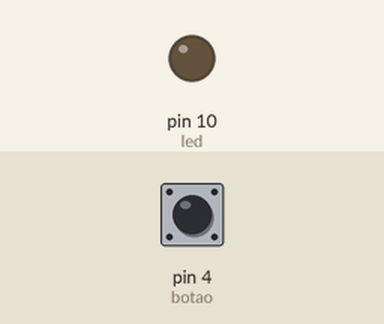
Simulated run of this sketch. Board: Arduino Uno, built with avr-gcc and run on an emulated ATmega328P. Parts: output pins drawn as LEDs (lit = HIGH). Dashed ring = blinking. The inputs (shaded band) are chosen by the test bench; at power-on: pin 4 (botao) HIGH.

Above: at 1.2 s.
1.3 s: pin 4 (botao) pulled LOW for 3.2 s
At 1.6 s:
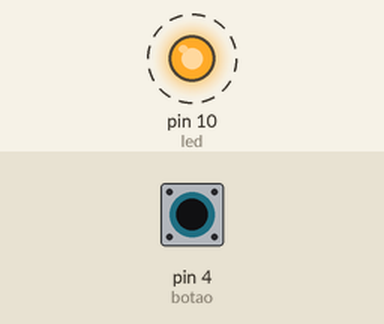
6.1 s: pin 4 (botao) pulled LOW for 0.15 s
At 6.5 s:
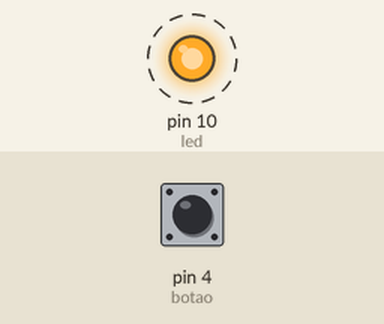
9.2 s: pin 4 (botao) pulled LOW for 1 s
Timing chart, 0 to 16.3 s (numbered marks = the images above; inputs shaded):
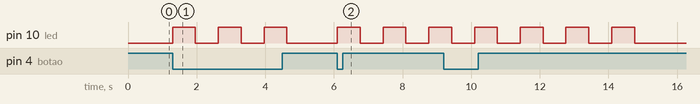

The sketch:

relogio.ino
```cpp
const int led=10;
const int botao=4;

int estadoBotao=0;
int cont = 0;


void setup() {
  pinMode(led, OUTPUT);
  pinMode(botao, INPUT);
}


void loop() {
  estadoBotao = digitalRead(botao);

  if(estadoBotao==LOW){
    if(cont<12){
      cont++;
    }else{
      cont=1;
    }

    for(int x=1; x<= cont; x++){
        digitalWrite(led, HIGH);
        delay(666);
        digitalWrite(led, LOW);
        delay(666);
    }

  }else{
    digitalWrite(led, LOW);
  }

}
```

Measured:
- after the input at 1.3 s, pin 10 (led): alternates HIGH for 0.67 s and LOW for 0.67 s, 6 changes in all, then stays LOW, starting at once
- after the input at 6.1 s, pin 10 (led): alternates HIGH for 0.67 s and LOW for 0.67 s, starting at once
